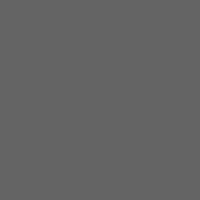
Frame 1 (no input)
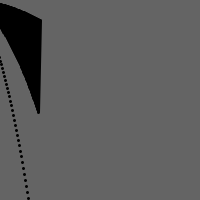
Frame 60 (the mouse pressed at the canvas centre just before this capture)
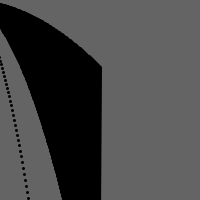
Frame 120 (the mouse held since frame 60 and released just before this capture)

The Processing sketch that drew these frames (run headless with seeded random() and noise(); from frame 60 on, the mouse is pressed at the canvas centre):

// Processing sketch: processing_93136
// ── processing_93136.pde

//Emanuele S. Reis - Exercicio linhas 2
int y=5;
int x=15;

void setup () {
  size (200,200);
background (100);
} 
void draw() {
int spacing= 1;
int endLegs=150;
 strokeWeight (3);
    x=x+spacing;
    point (x-35,x*x/20);
     line (x-35, x*x/270, x-37, x*x/50);
}
